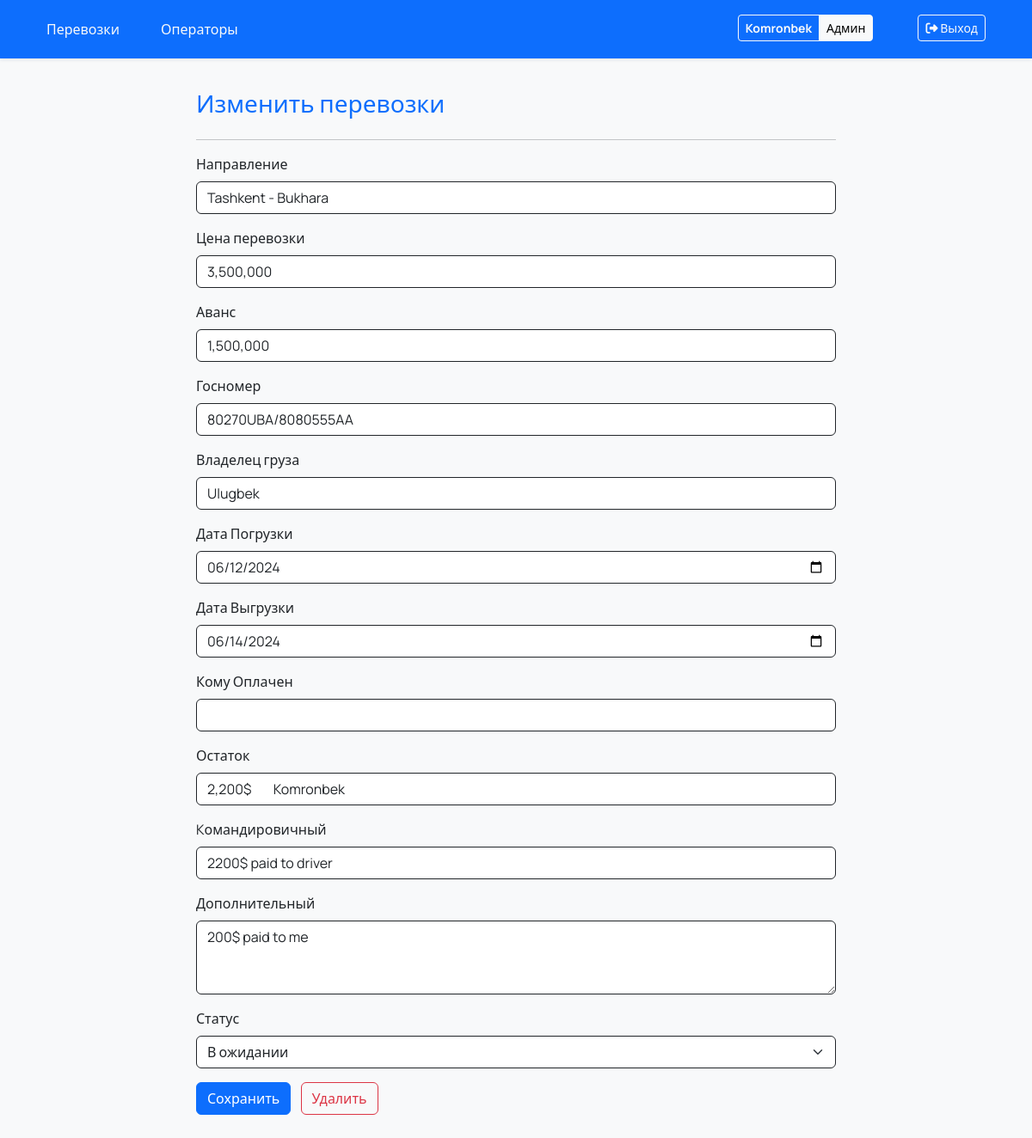
The app's page /transportation/8/update/ (signed in) with its own data.
### transportation/models.py (models this page shows, shortened)
class Transportation(models.Model):
    class StatusColors(models.TextChoices):
        PENDING = 'warning', 'В ожидании'
        COMPLETED = 'success', 'Выполнено'
        CANCELED = 'danger', 'Отменено'
    operator = models.ForeignKey('auth.User', on_delete=models.CASCADE, related_name='transportations', verbose_name='Оператор')
    route = models.CharField(max_length=255, verbose_name='Направление', null=True, blank=True)
    transport_price = models.CharField(max_length=50, verbose_name='Цена перевозки', null=True, blank=True)
    advance_payment = models.CharField(max_length=255, blank=True, null=True, verbose_name='Аванс')
    license_plate = models.CharField(max_length=50, null=True, blank=True, verbose_name='Госномер')  # Vehicle license plate
    cargo_owner = models.CharField(max_length=255, null=True, blank=True, verbose_name='Владелец груза')  # Cargo owner name
    loading_date = models.DateField(verbose_name='Дата Погрузки', null=True, blank=True,)  # Loading date
    unloading_date = models.DateField(verbose_name='Дата Выгрузки', null=True, blank=True)  # Unloading date
    paid_to = models.CharField(max_length=255, blank=True, null=True, verbose_name='Кому Оплачен')  # Remaining payment amount
    remaining_amount = models.CharField(max_length=255, blank=True, null=True, verbose_name='Остаток')
    business_trip = models.TextField(blank=True, null=True, verbose_name='Kомандировичный')
    additional = models.TextField(blank=True, null=True, verbose_name='Дополнительный')
    status = models.CharField(max_length=7, choices=StatusColors, verbose_name='Статус', default='warning')
    created = models.DateField(auto_now_add=True)
    class Meta:
        db_table = 'transportation'
        verbose_name = 'Transportation'
        verbose_name_plural = 'Transportations'

### transportation/views.py (the view, shortened to what this page needs)
# urls.py: path('transportation/<int:pk>/update/', TransportationUpdateView.as_view(), name='transportation-update'),
class TransportationUpdateView(TemplateView, LoginRequiredMixin):
    template_name = 'transportation-update.html'
    login_url = 'login'
    def get(self, request, pk, *args, **kwargs):
        transportation = Transportation.objects.get(id=pk)
        context = self.get_context_data(**kwargs)
        if request.user.is_staff:
            context['form'] = TransportationAdminUpdateForm(instance=transportation)
        else:
            context['form'] = TransportationUpdateForm(instance=transportation)
        context['transportation'] = transportation
        return render(request, self.template_name, context=context)

### templates/transportation-update.html (shortened to what this page needs)
{% extends 'base.html' %}
{% load crispy_forms_tags %}
{% block content %}
    <div class="col-md-8 m-auto">
        <h2 class="mb-4 mt-2 fs-3 fw-normal text-primary">Изменить перевозки</h2>
        <hr>
        <form method="post">
            {{ form|crispy }}
            <button type="submit" class="btn btn-primary">Сохранить</button>
            {% if request.user.is_staff %}
                <a href="{% url 'transportation-delete' transportation.id %}" class="btn btn-outline-danger ms-2">Удалить</a>
            {% endif %}
        </form>
    </div>
{% endblock %}

### templates/base.html (shortened to what this page needs)
<!doctype html>
<html lang="ru">
    <head>
        <link href="https://cdn.jsdelivr.net/npm/bootstrap@5.3.3/dist/css/bootstrap.min.css" rel="stylesheet">
        <link rel="stylesheet" href="https://cdn.jsdelivr.net/npm/bootstrap-icons@1.11.3/font/bootstrap-icons.min.css">
    </head>
    <body style="font-family: Manrope, system-ui;" class="bg-light">
        <nav class="navbar navbar-dark bg-primary fixed-top navbar-expand-lg shadow-sm fs-5">
            <div class="container-sm py-2">
                <div class="row w-100">
            <div class="col-auto">
                <a  class="btn btn-outline-light border-0" href="{% url 'transportation-list' %}">Перевозки</a>
            </div>
                {% if request.user.is_authenticated and request.user.is_staff %}
                    <div class="col-auto">
                <a  class="btn btn-outline-light border-0" href="{% url 'operator-list' %}">Операторы</a>
            </div>
                {% endif %}
                    <div class="col text-end pe-0">
                        {% if request.user.is_authenticated %}
                            <div class="btn-group" role="group" aria-label="Basic example">
                            <span class="btn btn-sm btn-outline-light fw-bolder"> {{ request.user.first_name }}</span>
                                {% if request.user.is_staff %}
                                    <span class="me-5 btn btn-sm btn-light">
                                        Админ
                                    </span>
                                   {% else %}
                                     <span class="me-5 btn btn-sm btn-light">
                                        Оператор
                                    </span>
                                {% endif %}
                            </div>
                            <a class="btn btn-sm btn-outline-light" href="{% url 'logout' %}"><i class="fa-solid fa-right-from-bracket"></i> Выход</a>
                        {% else %}
                            <a class="btn btn-sm btn-outline-light" href="{% url 'login' %}">Вход</a>
                        {% endif %}
                    </div>
                    </div>
            </div>
        </nav>
        <div class="container-sm py-5 mt-5">
            {% block content %}
            {% endblock %}
        </div>
    </body>
</html>

### records on screen
Transportation: route "Tashkent - Bukhara", transport_price "3,500,000", advance_payment "1,500,000", license_plate "80270UBA/8080555AA", cargo_owner "Ulugbek", loading_date "06/12/2024", unloading_date "06/14/2024", remaining_amount "2,200$ Komronbek", business_trip "2200$ paid to driver", additional "200$ paid to me", status "В ожидании"

### other values on screen
{{ request.user.first_name }} "Komronbek"
